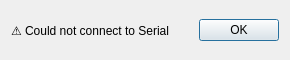
<?xml version="1.0" encoding="UTF-8"?>
<ui version="4.0">
 <class>Dialog</class>
 <widget class="QDialog" name="Dialog">
  <property name="geometry">
   <rect>
    <x>0</x>
    <y>0</y>
    <width>290</width>
    <height>60</height>
   </rect>
  </property>
  <property name="sizePolicy">
   <sizepolicy hsizetype="Fixed" vsizetype="Fixed">
    <horstretch>0</horstretch>
    <verstretch>0</verstretch>
   </sizepolicy>
  </property>
  <property name="minimumSize">
   <size>
    <width>290</width>
    <height>60</height>
   </size>
  </property>
  <property name="maximumSize">
   <size>
    <width>290</width>
    <height>60</height>
   </size>
  </property>
  <property name="windowTitle">
   <string>Error</string>
  </property>
  <layout class="QGridLayout" name="gridLayout">
   <item row="0" column="0">
    <widget class="QLabel" name="label">
     <property name="text">
      <string>⚠ Could not connect to Serial</string>
     </property>
    </widget>
   </item>
   <item row="0" column="1">
    <widget class="QDialogButtonBox" name="buttonBox">
     <property name="sizePolicy">
      <sizepolicy hsizetype="Fixed" vsizetype="Minimum">
       <horstretch>0</horstretch>
       <verstretch>0</verstretch>
      </sizepolicy>
     </property>
     <property name="orientation">
      <enum>Qt::Orientation::Vertical</enum>
     </property>
     <property name="standardButtons">
      <set>QDialogButtonBox::StandardButton::Ok</set>
     </property>
     <property name="centerButtons">
      <bool>true</bool>
     </property>
    </widget>
   </item>
  </layout>
 </widget>
 <resources/>
 <connections>
  <connection>
   <sender>buttonBox</sender>
   <signal>accepted()</signal>
   <receiver>Dialog</receiver>
   <slot>accept()</slot>
   <hints>
    <hint type="sourcelabel">
     <x>248</x>
     <y>254</y>
    </hint>
    <hint type="destinationlabel">
     <x>157</x>
     <y>274</y>
    </hint>
   </hints>
  </connection>
  <connection>
   <sender>buttonBox</sender>
   <signal>rejected()</signal>
   <receiver>Dialog</receiver>
   <slot>reject()</slot>
   <hints>
    <hint type="sourcelabel">
     <x>316</x>
     <y>260</y>
    </hint>
    <hint type="destinationlabel">
     <x>286</x>
     <y>274</y>
    </hint>
   </hints>
  </connection>
 </connections>
</ui>
